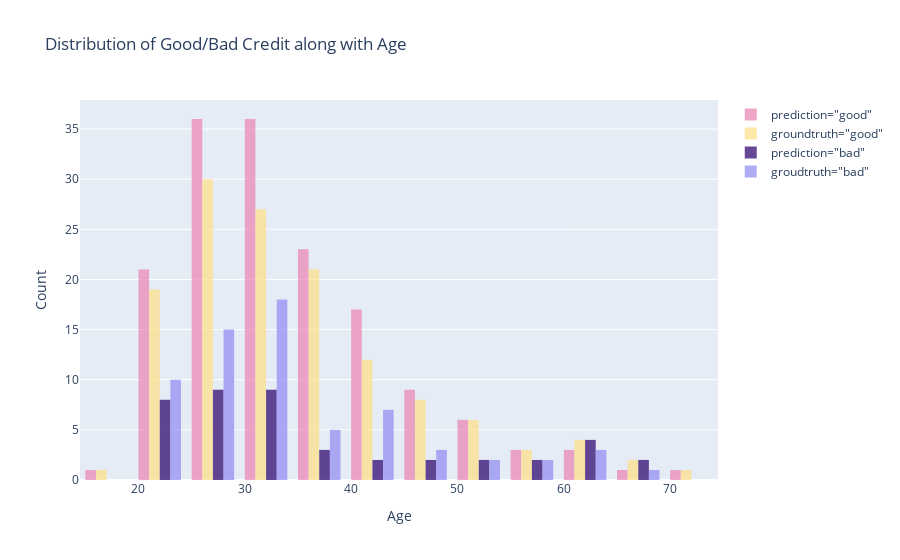

The cell this chart's notebook holds for it:
### Code cell
# visualize the results
fig = go.Figure()
fig.add_trace(go.Histogram(
    x=val_full[val_full['Risk_pred(protected=Age, model=RF)']=='good']['Age'],
    marker_color='#EB89B5',
    opacity=0.75,
    name='prediction="good"'
))
fig.add_trace(go.Histogram(
    x=val_full[val_full['Risk']=='good']['Age'],
    marker_color='#FDE18A',
    opacity=0.75,
    name='groundtruth="good"'
))
fig.add_trace(go.Histogram(
    x=val_full[val_full['Risk_pred(protected=Age, model=RF)']=='bad']['Age'],
    marker_color='#330C73',
    opacity=0.75,
    name='prediction="bad"'
))
fig.add_trace(go.Histogram(
    x=val_full[val_full['Risk']=='bad']['Age'],
    marker_color='#9591F3',
    opacity=0.75,
    name='groudtruth="bad"'
))
fig.update_layout(
    title_text='Distribution of Good/Bad Credit along with Age',
    xaxis_title='Age',
    yaxis_title='Count'
)
# fig.write_image('../results/anti-classification-age.png', scale=5)
fig.show()

### Figure 1 — Plotly figure (JSON) as saved in the notebook; plotly's stock layout.template omitted (floating-point values rounded to 4 significant figures; data arrays with more than 128 entries replaced by an {"elided": "..."} marker saying what was removed)
{"data": [{"marker": {"color": "#EB89B5"}, "name": "prediction=\"good\"", "opacity": 0.75, "type": "histogram", "x": {"elided": "157 int values"}}, {"marker": {"color": "#FDE18A"}, "name": "groundtruth=\"good\"", "opacity": 0.75, "type": "histogram", "x": {"elided": "134 int values"}}, {"marker": {"color": "#330C73"}, "name": "prediction=\"bad\"", "opacity": 0.75, "type": "histogram", "x": [29, 26, 28, 29, 32, 31, 32, 29, 22, 24, 31, 33, 22, 63, 29, 29, 23, 23, 24, 50, 42, 32, 29, 53, 33, 23, 59, 61, 39, 57, 63, 27, 35, 30, 23, 65, 63, 30, 43, 47, 37, 46, 65]}, {"marker": {"color": "#9591F3"}, "name": "groudtruth=\"bad\"", "opacity": 0.75, "type": "histogram", "x": [29, 48, 34, 53, 26, 27, 42, 41, 34, 27, 20, 43, 28, 22, 24, 42, 27, 68, 29, 29, 32, 23, 22, 38, 42, 31, 33, 29, 29, 23, 31, 24, 34, 42, 32, 60, 53, 33, 33, 26, 28, 26, 33, 23, 59, 32, 61, 39, 29, 24, 57, 27, 31, 34, 30, 34, 32, 23, 35, 63, 43, 34, 38, 47, 37, 46]}], "layout": {"title": {"text": "Distribution of Good/Bad Credit along with Age"}, "xaxis": {"title": {"text": "Age"}}, "yaxis": {"title": {"text": "Count"}}}}
